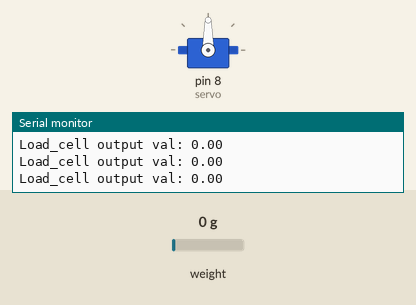
The sketch below on a simulated Arduino Uno, built with avr-gcc and run on an emulated ATmega328P. On the bench: servo, the last lines printed to the serial monitor. The inputs (shaded band) are chosen by the test bench; at power-on: weight on the scale 0 g.

Above: at 4.6 s.
4.7 s: weight on the scale set to 2 g
At 6.2 s:
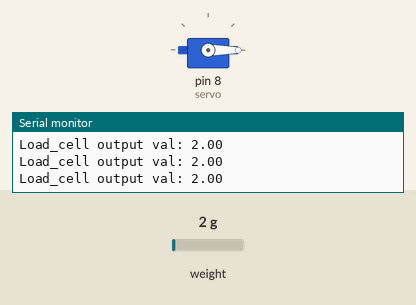
Timing chart, 0 to 7.7 s (numbered marks = the images above; inputs shaded):
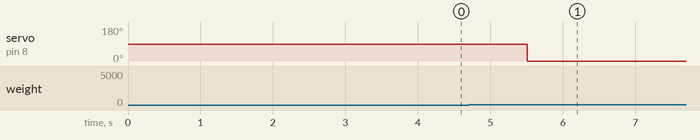

The sketch:

Feedback_mechanism.ino
```cpp
/*
   -------------------------------------------------------------------------------------
   HX711_ADC
   Arduino library for HX711 24-Bit Analog-to-Digital Converter for Weight Scales
   Olav Kallhovd sept2017
   -------------------------------------------------------------------------------------
*/

/*
   Settling time (number of samples) and data filtering can be adjusted in the config.h file
   For calibration and storing the calibration value in eeprom, see example file "Calibration.ino"

   The update() function checks for new data and starts the next conversion. In order to acheive maximum effective
   sample rate, update() should be called at least as often as the HX711 sample rate; >10Hz@10SPS, >80Hz@80SPS.
   If you have other time consuming code running (i.e. a graphical LCD), consider calling update() from an interrupt routine,
   see example file "Read_1x_load_cell_interrupt_driven.ino".

   This is an example sketch on how to use this library
*/
#include <Servo.h>
#include <HX711_ADC.h>
#if defined(ESP8266)|| defined(ESP32) || defined(AVR)
#include <EEPROM.h>
#endif
unsigned long myTime;
unsigned long lastTime = 2000;
float lastWeight = 0;
//pins:
Servo servo;
const int HX711_dout = 13; //mcu > HX711 dout pin
const int HX711_sck = 12; //mcu > HX711 sck pin
//HX711 constructor:
HX711_ADC LoadCell(HX711_dout, HX711_sck);

const int calVal_eepromAdress = 0;
unsigned long t = 0;
static boolean newDataReady = 0;
const int serialPrintInterval = 0;
void setup() {
  Serial.begin(57600); delay(10);
  Serial.println();
  Serial.println("Starting...");


  LoadCell.begin();
  //LoadCell.setReverseOutput(); //uncomment to turn a negative output value to positive
  float calibrationValue; // calibration value (see example file "Calibration.ino")
  calibrationValue = 696.0; // uncomment this if you want to set the calibration value in the sketch
#if defined(ESP8266)|| defined(ESP32)
  //EEPROM.begin(512); // uncomment this if you use ESP8266/ESP32 and want to fetch the calibration value from eeprom
#endif
  EEPROM.get(calVal_eepromAdress, calibrationValue); // uncomment this if you want to fetch the calibration value from eeprom

  unsigned long stabilizingtime = 2000; // preciscion right after power-up can be improved by adding a few seconds of stabilizing time
  boolean _tare = true; //set this to false if you don't want tare to be performed in the next step
  LoadCell.start(stabilizingtime, _tare);
  if (LoadCell.getTareTimeoutFlag()) {
    Serial.println("Timeout, check MCU>HX711 wiring and pin designations");
    while (1);
  }
  else {
    LoadCell.setCalFactor(calibrationValue); // set calibration value (float)
    Serial.println("Startup is complete");
  }
  ////////////////////////////////////////////////////////////////////////////////////////////
  //increase value to slow down serial print activity

  servo.attach(8);
  servo.write(90);
  delay(1000);
}

void loop() {
  myTime = millis();

  // check for new data/start next conversion:
  if (LoadCell.update()) newDataReady = true;

  // get smoothed value from the dataset:
  if (newDataReady) {
    if (millis() > t + serialPrintInterval) {
      float i = LoadCell.getData();
      Serial.print("Load_cell output val: ");
      Serial.println(i);
      if (myTime > lastTime)
      {
        lastTime = myTime + 1000;
        if (abs(i - lastWeight) < 10)
        {
          if (i < 1) {
            servo.write(90);
          }
          else if (i <= 50 || i >= 100) {
            servo.write(0);
          } else if (i >= 50 || i <= 100) {
            servo.write(180);
          }
        }
        lastWeight = i;
      }

      newDataReady = 0;
      t = millis();


    }
  }
}

// receive command from serial terminal, send 't' to initiate tare operation:
```

Measured:
- the behaviour switches between 0 and 1 g on weight on the scale (found by bisection; images 0 and 1)
- after the input at 4.7 s, servo on pin 8 (servo): 90° → 0° after 0.81 s
